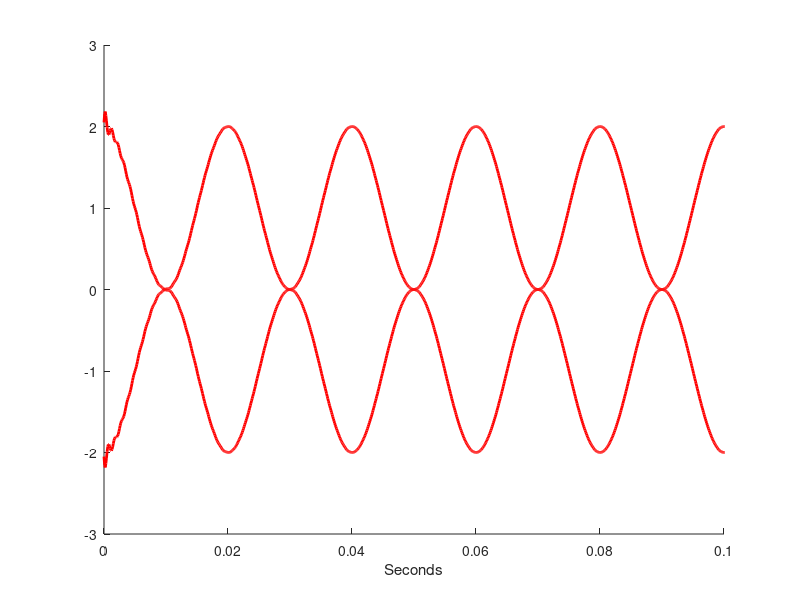

MATLAB code to generate this figure:
t = 0:1e-4:1;
x = [1+cos(2*pi*50*t)].*cos(2*pi*1000*t);

% plot(t,x)
% xlim([0 0.1])
% xlabel('Seconds')

y = hilbert(x);
env = abs(y);

% plot(t,x)
hold on
plot(t,[-1;1]*env,'r','LineWidth',2)
xlim([0 0.1])
xlabel('Seconds')